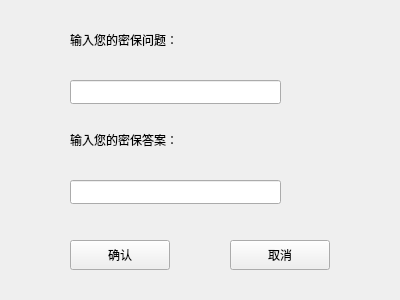
<?xml version="1.0" encoding="UTF-8"?>
<ui version="4.0">
 <class>setquestion</class>
 <widget class="QWidget" name="setquestion">
  <property name="geometry">
   <rect>
    <x>0</x>
    <y>0</y>
    <width>400</width>
    <height>300</height>
   </rect>
  </property>
  <property name="windowTitle">
   <string>Form</string>
  </property>
  <widget class="QLineEdit" name="inputquestion">
   <property name="geometry">
    <rect>
     <x>70</x>
     <y>80</y>
     <width>211</width>
     <height>24</height>
    </rect>
   </property>
  </widget>
  <widget class="QLineEdit" name="inputanswer">
   <property name="geometry">
    <rect>
     <x>70</x>
     <y>180</y>
     <width>211</width>
     <height>24</height>
    </rect>
   </property>
  </widget>
  <widget class="QLabel" name="label">
   <property name="geometry">
    <rect>
     <x>70</x>
     <y>30</y>
     <width>141</width>
     <height>20</height>
    </rect>
   </property>
   <property name="text">
    <string>输入您的密保问题：</string>
   </property>
  </widget>
  <widget class="QLabel" name="label_2">
   <property name="geometry">
    <rect>
     <x>70</x>
     <y>130</y>
     <width>141</width>
     <height>20</height>
    </rect>
   </property>
   <property name="text">
    <string>输入您的密保答案：</string>
   </property>
  </widget>
  <widget class="QPushButton" name="ok">
   <property name="geometry">
    <rect>
     <x>70</x>
     <y>240</y>
     <width>100</width>
     <height>30</height>
    </rect>
   </property>
   <property name="text">
    <string>确认</string>
   </property>
  </widget>
  <widget class="QPushButton" name="cancel">
   <property name="geometry">
    <rect>
     <x>230</x>
     <y>240</y>
     <width>100</width>
     <height>30</height>
    </rect>
   </property>
   <property name="text">
    <string>取消</string>
   </property>
  </widget>
 </widget>
 <resources/>
 <connections/>
</ui>
